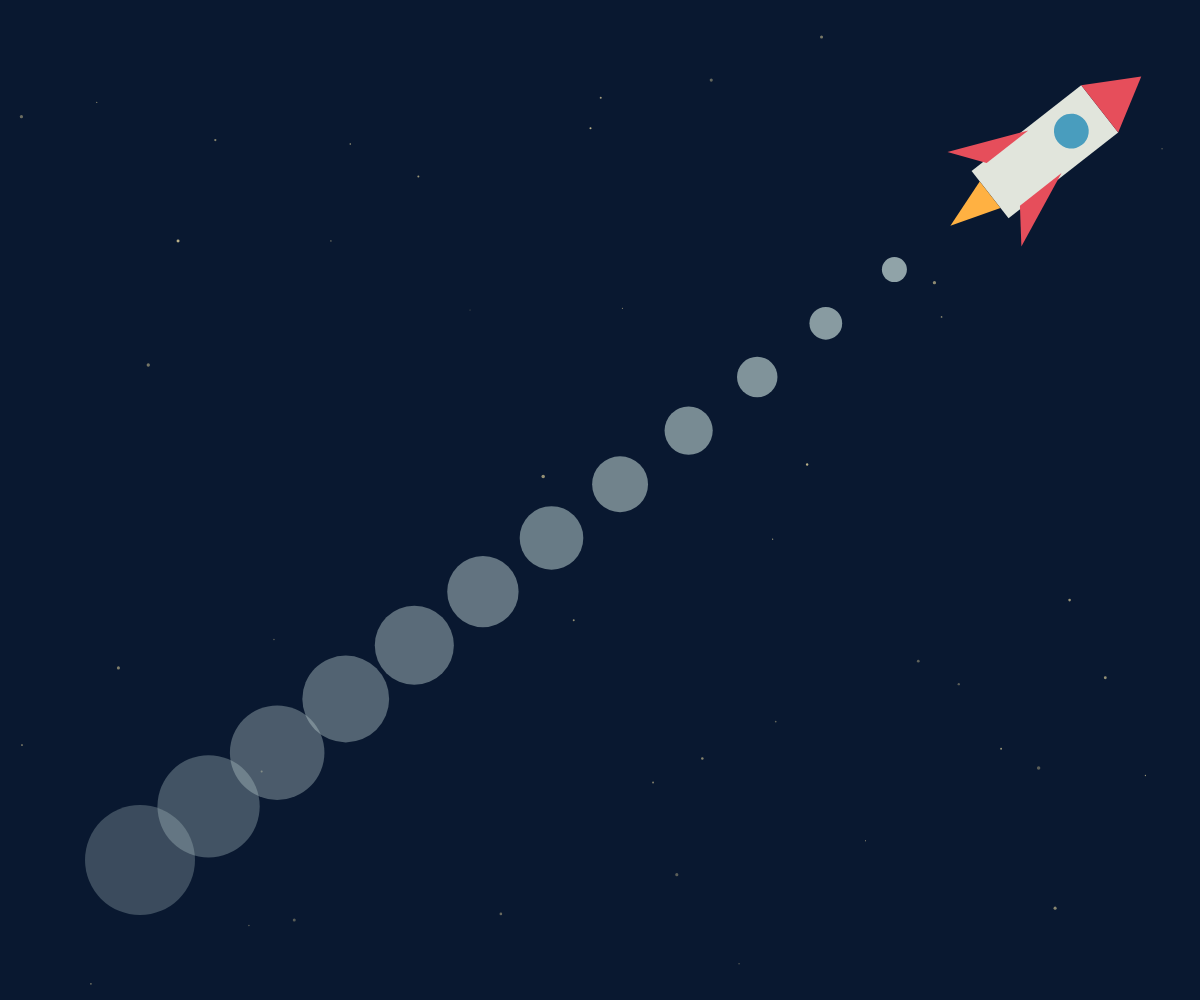
Frame 1 (no input)
Frame 2 (the mouse pressed at the canvas centre, redrawn once): identical to frame 1, image omitted

The p5.js sketch that drew this single still picture (run headless with seeded random() and noise() and a simulated clock; the mouse was pressed at the canvas centre and the sketch redrawn once):

// p5.js sketch
// ── sketch.js
function setup() {
  createCanvas(windowWidth, windowHeight);
  noLoop();
}

function draw() {
  background(9, 24, 48);

  let escalaArte = min(width, height);
  let margemArte = escalaArte * 0.14;
  let inicioX = margemArte;
  let inicioY = height - margemArte;
  let fimX = width - margemArte;
  let fimY = margemArte;
  let inclinacaoArte = atan2(fimY - inicioY, fimX - inicioX);

  randomSeed(18);
  noStroke();

  for (let estrelaId = 0; estrelaId < 45; estrelaId++) {
    fill(255, 235, 170, random(80, 190));
    circle(random(width), random(height), random(1, 3.5));
  }

  let totalFumacas = 12;

  for (let fumacaId = 0; fumacaId < totalFumacas; fumacaId++) {
    let parteFumaca = fumacaId / (totalFumacas - 1);
    let posicaoFumacaX = lerp(inicioX, fimX, parteFumaca * 0.82);
    let posicaoFumacaY = lerp(inicioY, fimY, parteFumaca * 0.82);
    let tamanhoFumaca = lerp(
      escalaArte * 0.11,
      escalaArte * 0.025,
      parteFumaca
    );

    fill(190, 211, 210, lerp(70, 190, parteFumaca));
    circle(posicaoFumacaX, posicaoFumacaY, tamanhoFumaca);
  }

  push();
  translate(fimX, fimY);
  rotate(inclinacaoArte);
  foguete(escalaArte * 0.24);
  pop();
}

function foguete(tamanhoFoguete) {
  let corpoW = tamanhoFoguete * 0.58;
  let corpoH = tamanhoFoguete * 0.25;

  rectMode(CENTER);
  noStroke();

  fill(225, 229, 220);
  rect(-tamanhoFoguete * 0.08, 0, corpoW, corpoH);

  fill(230, 78, 91);
  triangle(
    tamanhoFoguete * 0.21,
    -corpoH * 0.5,
    tamanhoFoguete * 0.43,
    0,
    tamanhoFoguete * 0.21,
    corpoH * 0.5
  );

  triangle(
    -tamanhoFoguete * 0.3,
    -corpoH * 0.45,
    -tamanhoFoguete * 0.4,
    -corpoH,
    -tamanhoFoguete * 0.08,
    -corpoH * 0.45
  );

  triangle(
    -tamanhoFoguete * 0.3,
    corpoH * 0.45,
    -tamanhoFoguete * 0.4,
    corpoH,
    -tamanhoFoguete * 0.08,
    corpoH * 0.45
  );

  fill(255, 177, 66);
  triangle(
    -tamanhoFoguete * 0.37,
    -corpoH * 0.28,
    -tamanhoFoguete * 0.58,
    0,
    -tamanhoFoguete * 0.37,
    corpoH * 0.28
  );

  fill(73, 157, 190);
  circle(tamanhoFoguete * 0.06, 0, corpoH * 0.58);
}

function windowResized() {
  resizeCanvas(windowWidth, windowHeight);
  redraw();
}
